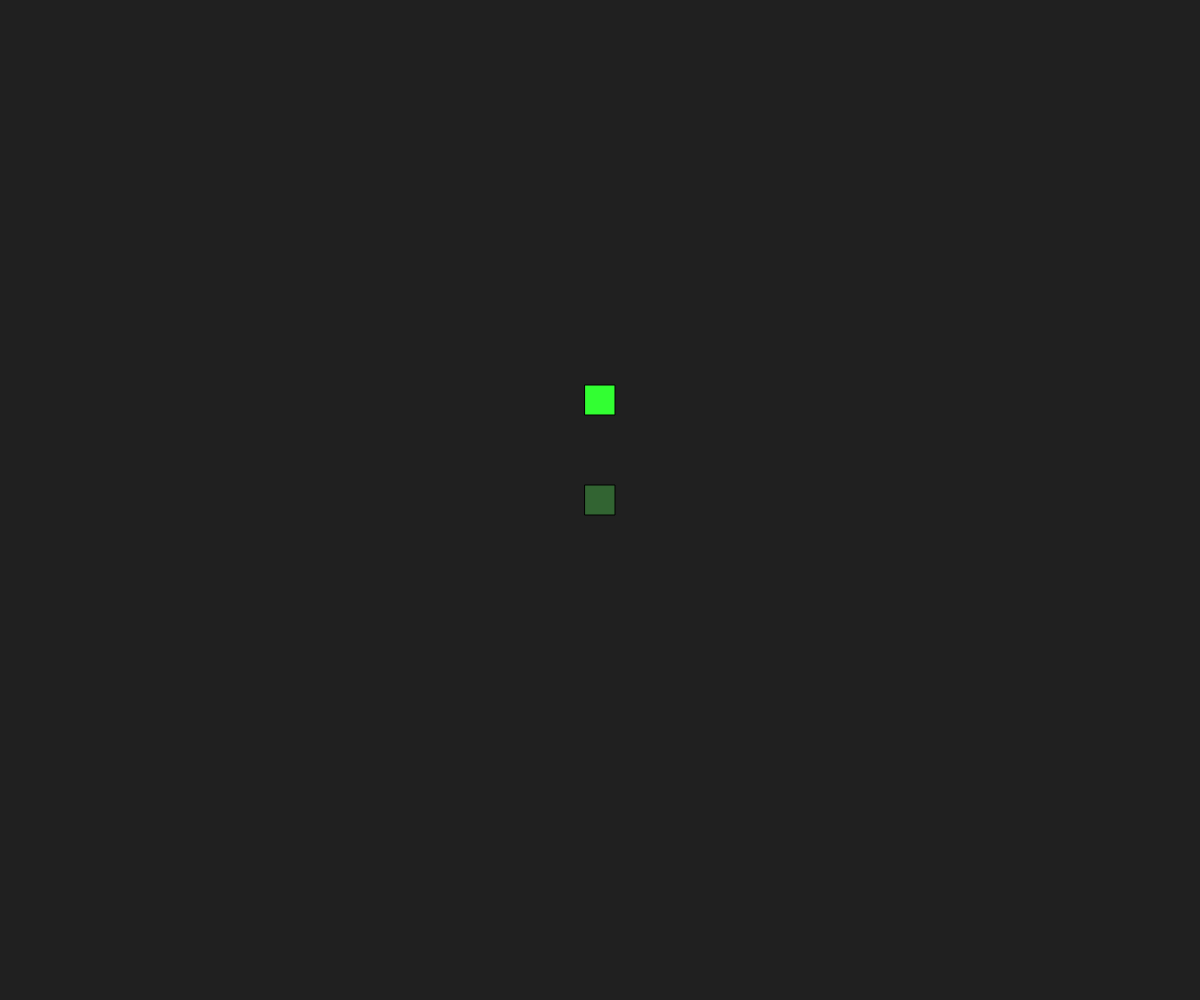
Frame 1 (no input)
Frame 60 (no input): identical to frame 1, image omitted
Frame 120 (the mouse pressed at the canvas centre since frame 60): identical to frame 1, image omitted

The p5.js sketch that drew this single still picture (run headless with seeded random() and noise() and a simulated clock; from frame 60 on, the mouse is pressed at the canvas centre):

// p5.js sketch
// ── sketch.js
function setup() {
  createCanvas(windowWidth, windowHeight);
  rectMode(CENTER);
}

function draw() {
  update();

  background(32);
  fill(50, 100, 50);
  rect(width / 2, height / 2, 30, 30);

  
  fill(50, 255, 50);
  translate(0, -100);
  rect(width / 2, height / 2, 30, 30);
}

function update() {
  if (keyIsDown(LEFT_ARROW)) {
    translate(-5, 0);
  }
  if (keyIsDown(RIGHT_ARROW)) {
    translate(5, 0);
  }
  if (keyIsDown(UP_ARROW)) {
    translate(0, -5);
  }
  if (keyIsDown(DOWN_ARROW)) {
    translate(0, 5);
  }
}
